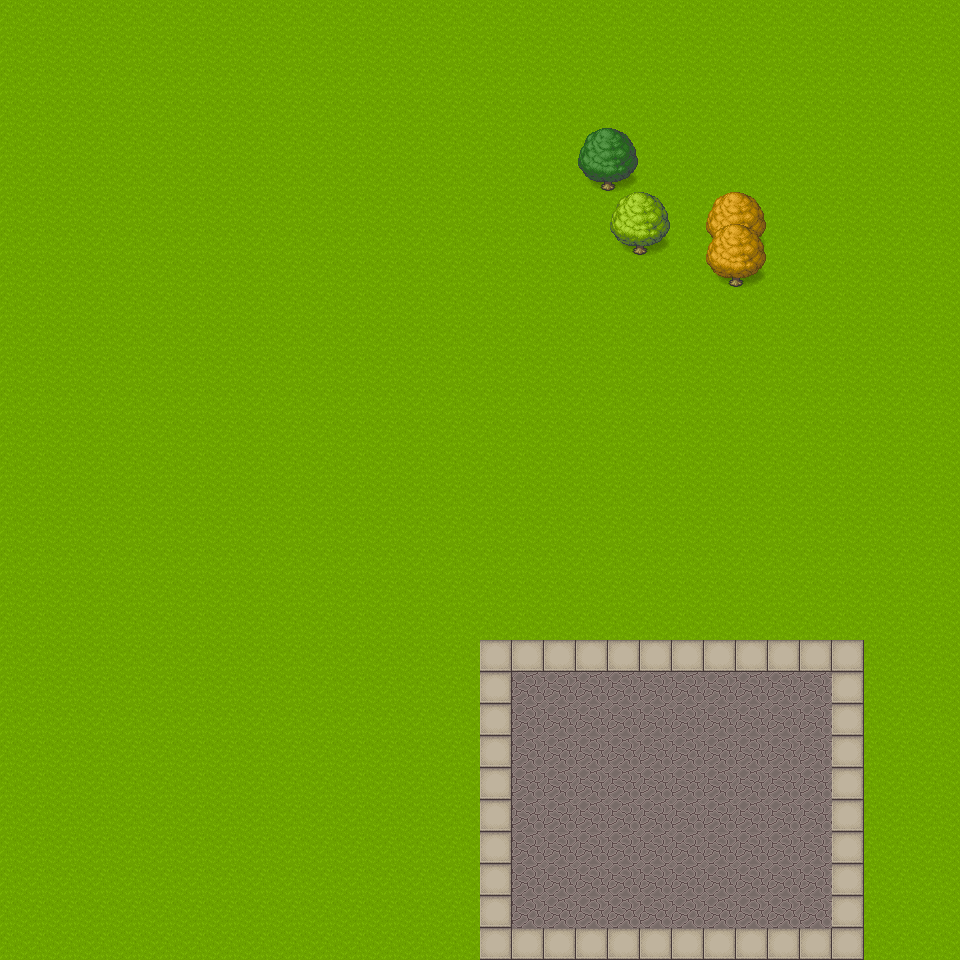

A 2D game scene composited from a Tiled map and its tileset images. What follows is a short description and the map's XML, with each tile layer's data collapsed to a summary:
An orthogonal 30x30 tile map with 32x32 px tiles, 4 tile layers (sol, sol/ tours, murs, arbre).

<map version="1.5" tiledversion="1.6.0" orientation="orthogonal" renderorder="right-down" width="30" height="30" tilewidth="32" tileheight="32" infinite="0" nextlayerid="6" nextobjectid="1">
 <tileset firstgid="1" source="src/assets/Pipoya RPG Tileset 32x32/[Base]BaseChip_pipo.tsx" />
 <layer id="1" name="sol" width="30" height="30">
  <data>[900 cells, 900 non-empty, 1 distinct tile ids]</data>
 </layer>
 <layer id="4" name="sol/ tours" width="30" height="30">
  <data>[900 cells, 80 non-empty, 1 distinct tile ids]</data>
 </layer>
 <layer id="5" name="murs" width="30" height="30">
  <data>[900 cells, 40 non-empty, 1 distinct tile ids]</data>
 </layer>
 <layer id="3" name="arbre" width="30" height="30">
  <data>[900 cells, 14 non-empty, 14 distinct tile ids]</data>
 </layer>
</map>
